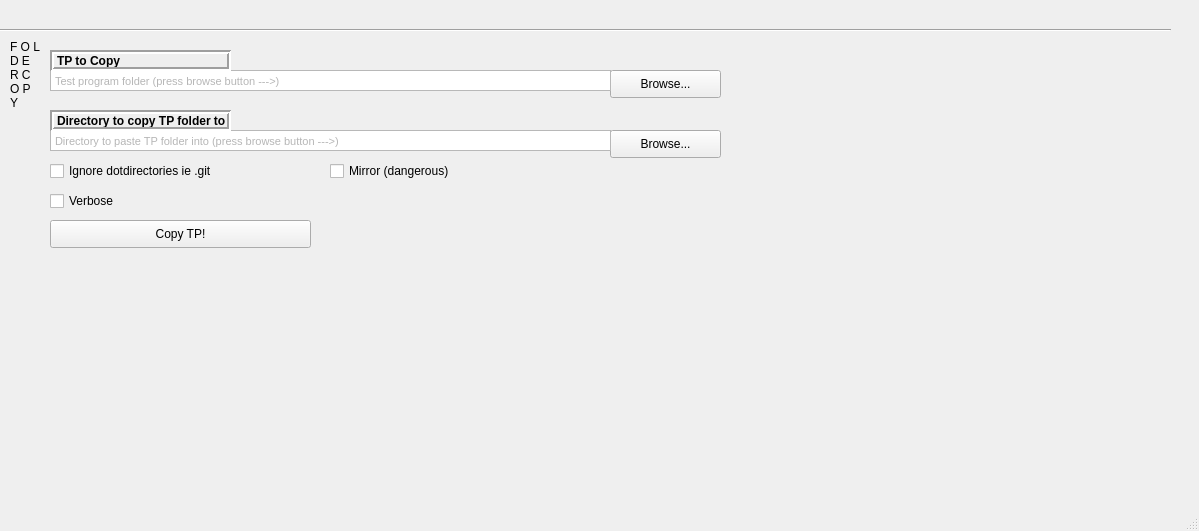
<?xml version="1.0" encoding="UTF-8"?>
<ui version="4.0">
 <class>MainWindow</class>
 <widget class="QMainWindow" name="MainWindow">
  <property name="geometry">
   <rect>
    <x>0</x>
    <y>0</y>
    <width>1199</width>
    <height>531</height>
   </rect>
  </property>
  <property name="acceptDrops">
   <bool>false</bool>
  </property>
  <property name="windowTitle">
   <string>MainWindow</string>
  </property>
  <widget class="QWidget" name="centralwidget">
   <widget class="Line" name="line">
    <property name="geometry">
     <rect>
      <x>0</x>
      <y>20</y>
      <width>1171</width>
      <height>20</height>
     </rect>
    </property>
    <property name="orientation">
     <enum>Qt::Horizontal</enum>
    </property>
   </widget>
   <widget class="QPushButton" name="buttonRunScript">
    <property name="geometry">
     <rect>
      <x>50</x>
      <y>220</y>
      <width>261</width>
      <height>28</height>
     </rect>
    </property>
    <property name="text">
     <string>Copy TP!</string>
    </property>
   </widget>
   <widget class="QPushButton" name="buttonHidden">
    <property name="geometry">
     <rect>
      <x>10</x>
      <y>200</y>
      <width>21</width>
      <height>23</height>
     </rect>
    </property>
    <property name="styleSheet">
     <string notr="true">QPushButton#buttonHidden {
    background-color: rgba(255, 255, 255, 0);
    border-radius: 1px;
}</string>
    </property>
    <property name="text">
     <string/>
    </property>
   </widget>
   <widget class="QLabel" name="label_3">
    <property name="geometry">
     <rect>
      <x>10</x>
      <y>40</y>
      <width>31</width>
      <height>441</height>
     </rect>
    </property>
    <property name="styleSheet">
     <string notr="true">font: 75 25pt &quot;MS Shell Dlg 2&quot;;
</string>
    </property>
    <property name="text">
     <string>F O L D E R C O P Y</string>
    </property>
    <property name="alignment">
     <set>Qt::AlignLeading|Qt::AlignLeft|Qt::AlignTop</set>
    </property>
    <property name="wordWrap">
     <bool>true</bool>
    </property>
   </widget>
   <widget class="QPushButton" name="buttonBrowseForFolderToCopy">
    <property name="geometry">
     <rect>
      <x>610</x>
      <y>70</y>
      <width>111</width>
      <height>28</height>
     </rect>
    </property>
    <property name="text">
     <string>Browse...</string>
    </property>
   </widget>
   <widget class="QTextEdit" name="textEditCopyPath">
    <property name="geometry">
     <rect>
      <x>50</x>
      <y>70</y>
      <width>561</width>
      <height>21</height>
     </rect>
    </property>
    <property name="verticalScrollBarPolicy">
     <enum>Qt::ScrollBarAlwaysOff</enum>
    </property>
    <property name="horizontalScrollBarPolicy">
     <enum>Qt::ScrollBarAlwaysOff</enum>
    </property>
    <property name="sizeAdjustPolicy">
     <enum>QAbstractScrollArea::AdjustToContents</enum>
    </property>
    <property name="lineWrapMode">
     <enum>QTextEdit::NoWrap</enum>
    </property>
    <property name="readOnly">
     <bool>true</bool>
    </property>
    <property name="html">
     <string>&lt;!DOCTYPE HTML PUBLIC &quot;-//W3C//DTD HTML 4.0//EN&quot; &quot;http://www.w3.org/TR/REC-html40/strict.dtd&quot;&gt;
&lt;html&gt;&lt;head&gt;&lt;meta name=&quot;qrichtext&quot; content=&quot;1&quot; /&gt;&lt;style type=&quot;text/css&quot;&gt;
p, li { white-space: pre-wrap; }
&lt;/style&gt;&lt;/head&gt;&lt;body style=&quot; font-family:'MS Shell Dlg 2'; font-size:7.8pt; font-weight:400; font-style:normal;&quot;&gt;
&lt;p style=&quot; margin-top:0px; margin-bottom:0px; margin-left:0px; margin-right:0px; -qt-block-indent:0; text-indent:0px;&quot;&gt;&lt;span style=&quot; font-size:8.25pt; color:#b6b6b6;&quot;&gt;Test program folder (press browse button ---&amp;gt;)&lt;/span&gt;&lt;/p&gt;&lt;/body&gt;&lt;/html&gt;</string>
    </property>
    <property name="placeholderText">
     <string extracomment="TP path"/>
    </property>
   </widget>
   <widget class="QLabel" name="label">
    <property name="geometry">
     <rect>
      <x>50</x>
      <y>50</y>
      <width>181</width>
      <height>21</height>
     </rect>
    </property>
    <property name="frameShape">
     <enum>QFrame::Box</enum>
    </property>
    <property name="frameShadow">
     <enum>QFrame::Sunken</enum>
    </property>
    <property name="lineWidth">
     <number>2</number>
    </property>
    <property name="midLineWidth">
     <number>0</number>
    </property>
    <property name="text">
     <string>&lt;html&gt;&lt;head/&gt;&lt;body&gt;&lt;p&gt;&lt;span style=&quot; font-weight:600;&quot;&gt;TP to Copy&lt;/span&gt;&lt;/p&gt;&lt;/body&gt;&lt;/html&gt;</string>
    </property>
   </widget>
   <widget class="QPushButton" name="buttonBrowseForPasteDirectory">
    <property name="geometry">
     <rect>
      <x>610</x>
      <y>130</y>
      <width>111</width>
      <height>28</height>
     </rect>
    </property>
    <property name="text">
     <string>Browse...</string>
    </property>
   </widget>
   <widget class="QTextEdit" name="textEditDestinationPath">
    <property name="geometry">
     <rect>
      <x>50</x>
      <y>130</y>
      <width>561</width>
      <height>21</height>
     </rect>
    </property>
    <property name="verticalScrollBarPolicy">
     <enum>Qt::ScrollBarAlwaysOff</enum>
    </property>
    <property name="horizontalScrollBarPolicy">
     <enum>Qt::ScrollBarAlwaysOff</enum>
    </property>
    <property name="sizeAdjustPolicy">
     <enum>QAbstractScrollArea::AdjustToContents</enum>
    </property>
    <property name="lineWrapMode">
     <enum>QTextEdit::NoWrap</enum>
    </property>
    <property name="readOnly">
     <bool>true</bool>
    </property>
    <property name="html">
     <string>&lt;!DOCTYPE HTML PUBLIC &quot;-//W3C//DTD HTML 4.0//EN&quot; &quot;http://www.w3.org/TR/REC-html40/strict.dtd&quot;&gt;
&lt;html&gt;&lt;head&gt;&lt;meta name=&quot;qrichtext&quot; content=&quot;1&quot; /&gt;&lt;style type=&quot;text/css&quot;&gt;
p, li { white-space: pre-wrap; }
&lt;/style&gt;&lt;/head&gt;&lt;body style=&quot; font-family:'MS Shell Dlg 2'; font-size:7.8pt; font-weight:400; font-style:normal;&quot;&gt;
&lt;p style=&quot; margin-top:0px; margin-bottom:0px; margin-left:0px; margin-right:0px; -qt-block-indent:0; text-indent:0px;&quot;&gt;&lt;span style=&quot; font-size:8.25pt; color:#b6b6b6;&quot;&gt;Directory to paste TP folder into (press browse button ---&amp;gt;)&lt;/span&gt;&lt;/p&gt;&lt;/body&gt;&lt;/html&gt;</string>
    </property>
    <property name="placeholderText">
     <string extracomment="TP path"/>
    </property>
   </widget>
   <widget class="QLabel" name="label_2">
    <property name="geometry">
     <rect>
      <x>50</x>
      <y>110</y>
      <width>181</width>
      <height>21</height>
     </rect>
    </property>
    <property name="frameShape">
     <enum>QFrame::Box</enum>
    </property>
    <property name="frameShadow">
     <enum>QFrame::Sunken</enum>
    </property>
    <property name="lineWidth">
     <number>2</number>
    </property>
    <property name="midLineWidth">
     <number>0</number>
    </property>
    <property name="text">
     <string>&lt;html&gt;&lt;head/&gt;&lt;body&gt;&lt;p&gt;&lt;span style=&quot; font-weight:600;&quot;&gt;Directory to copy TP folder to&lt;/span&gt;&lt;/p&gt;&lt;/body&gt;&lt;/html&gt;</string>
    </property>
   </widget>
   <widget class="QCheckBox" name="dotfilesCheckBox">
    <property name="geometry">
     <rect>
      <x>50</x>
      <y>160</y>
      <width>271</width>
      <height>22</height>
     </rect>
    </property>
    <property name="text">
     <string>Ignore dotdirectories ie .git</string>
    </property>
   </widget>
   <widget class="QCheckBox" name="mirrorCheckBox">
    <property name="geometry">
     <rect>
      <x>330</x>
      <y>160</y>
      <width>241</width>
      <height>22</height>
     </rect>
    </property>
    <property name="text">
     <string>Mirror (dangerous)</string>
    </property>
   </widget>
   <widget class="QCheckBox" name="verboseCheckBox">
    <property name="geometry">
     <rect>
      <x>50</x>
      <y>190</y>
      <width>85</width>
      <height>22</height>
     </rect>
    </property>
    <property name="text">
     <string>Verbose</string>
    </property>
   </widget>
  </widget>
  <widget class="QStatusBar" name="statusbar"/>
 </widget>
 <resources/>
 <connections/>
</ui>
